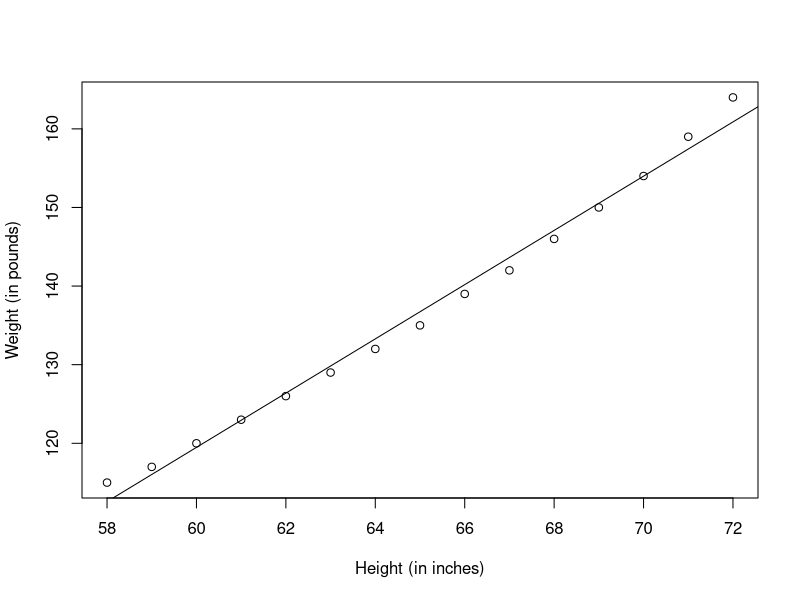
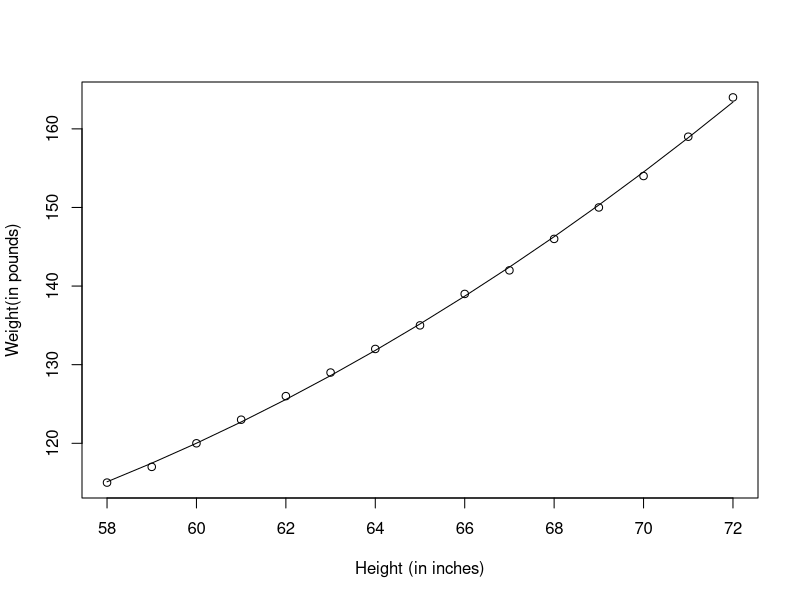
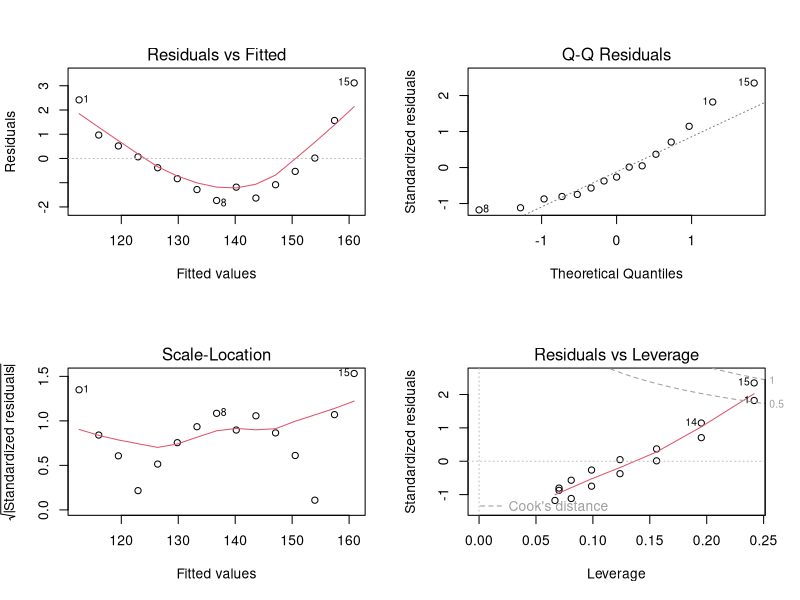
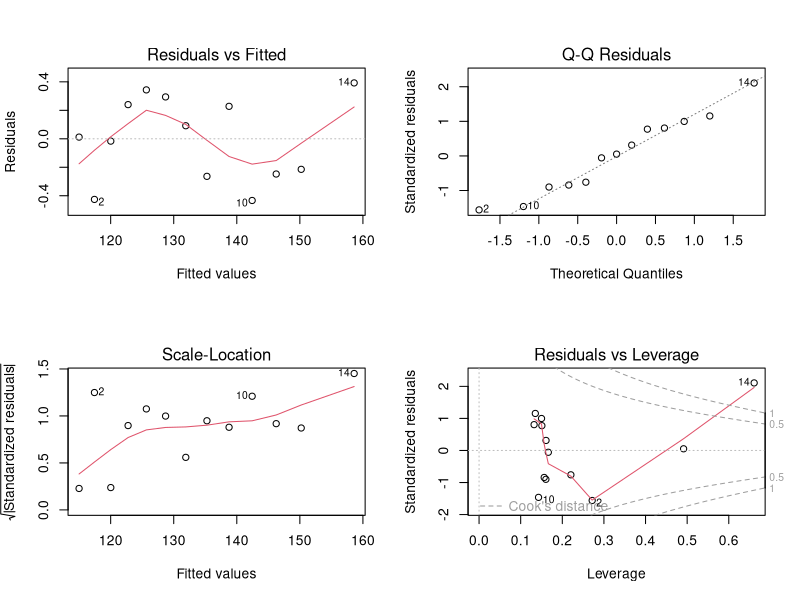
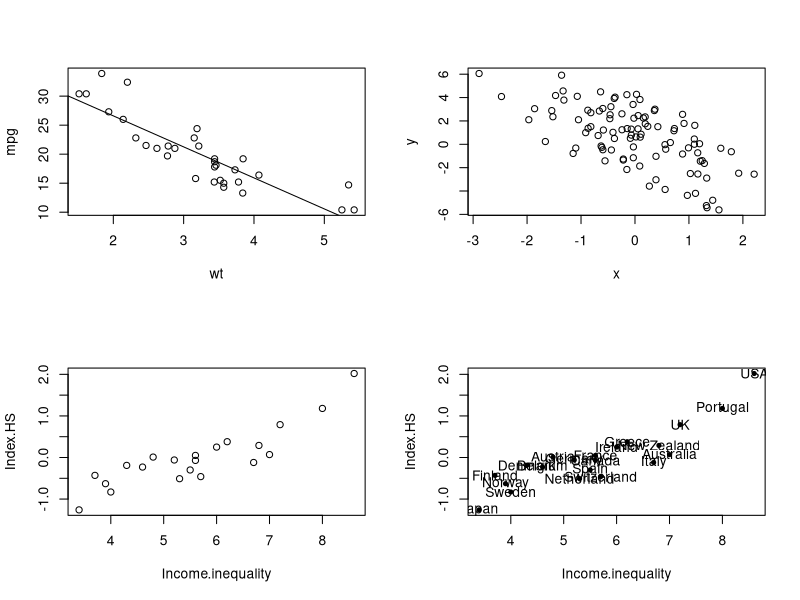
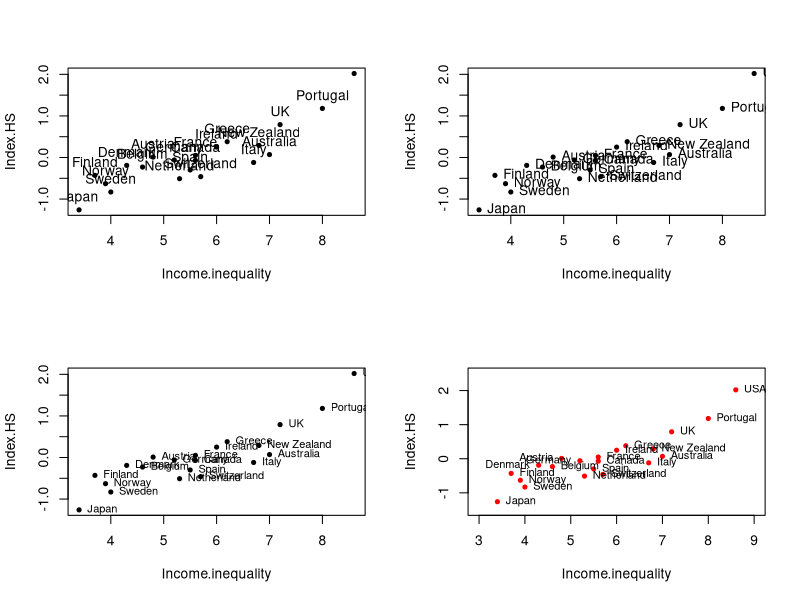
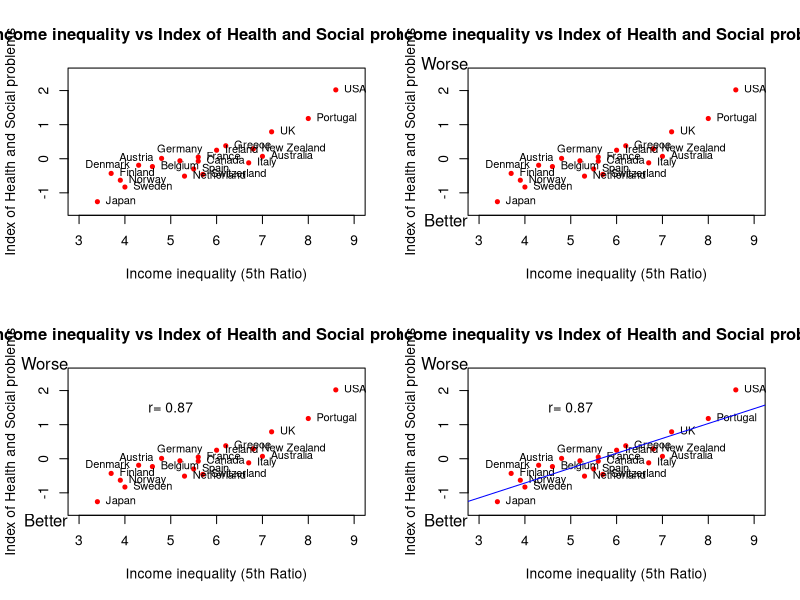

Recreate these plots in R, in order.
## ---- chunk 1

## ---- chunk 2
data("women")
fit <- lm(weight ~ height, data = women)
summary(fit)
## ---- chunk 3
women$weight


## ---- chunk 4

## ---- chunk 5
fitted(fit)
## ---- chunk 6
residuals(fit)
## ---- chunk 7
plot(women$height, women$weight, xlab = "Height (in inches)", ylab = "Weight (in pounds)")
abline(fit)
## ---- chunk 8
fit2 <- lm(weight ~ height + I(height^2), data = women)
summary(fit2)

## ---- chunk 9
plot(women$height,women$weight,xlab="Height (in inches)",ylab="Weight(in pounds)")
lines(women$height,fitted(fit2))
## ---- chunk 10
fit <- lm(weight ~ height, data = women)
par(mfrow = c(2, 2))
plot(fit)

newfit<-lm(weight~height+I(height^2),data=women[-c(13,15),])
par(mfrow=c(2,2))
plot(newfit)
## ---- chunk 11
plot(mpg ~ wt, data = mtcars)
model <- lm(mpg ~ wt, data = mtcars)
# plot(model)
abline(model)
summary(model)
## ---- chunk 12
predict(model, newdata = data.frame(wt = 6))
## ---- chunk 13
x <- rnorm(10)
pnorm(2)
## [1] 0.9772499
x <- rnorm(10, 20, 2)
## ---- chunk 14
set.seed(1)
rnorm(5)
## ---- chunk 15
## Always set your seed!
set.seed(20)
x <- rnorm(100)
e <- rnorm(100, 0, 2)
y <- 0.5 - 2 * x + e
plot(x, y)
## ---- chunk 16

## ---- chunk 17
set.seed(1)
sample(1:10, 4)
sample(1:10, 4)
## [1] 2 7 3 6
## ---- chunk 18
## Doesn't have to be numbers
sample(letters, 5)
## ---- chunk 19
## Do a random permutation
## ---- chunk 20
sample(1:10)
## ---- chunk 21
country <- c("Australia", "Austria", "Belgium","Canada", "Denmark", "Finland","France","Germany",
"Greece","Ireland","Italy","Japan", "Netherland","New Zealand", "Norway", "Portugal", "Spain",
"Sweden","Switzerland","UK","USA")

Income.inequality <- c(7.0,4.8,4.6,5.6,4.3,3.7,5.6,5.2,6.2,6.0,6.7,3.4,5.3,6.8,3.9,8.0,5.5,4.0,5.7,7.2,8.6)
Index.HS <- c(0.07,0.01,-0.23,-0.07,-0.19,-0.43,0.05,-0.06,0.38,0.25,-0.12,-1.26,-0.51,0.29,-0.63,1.18,-0.30,-0.83,-0.46,0.79,2.02)
GDP_WB <- c(45926,47682,43435,45066,45537,30676,39328,46401,26851,49393,35463,36319,48253,37679,65615,28760,33629,45297,59540,40233,54630)

data.21 <- data.frame(country, Income.inequality, Index.HS, GDP_WB)
plot(data.21[c("Income.inequality", "Index.HS")])
## ---- chunk 22
Index_inequality.df<-data.21[c("Income.inequality","Index.HS")]
str(Index_inequality.df)
## 'data.frame': 21 obs. of 2 variables:
## $ Income.inequality: num 7 4.8 4.6 5.6 4.3 3.7 5.6 5.2 6.2 6 ...
## $ Index.HS : num 0.07 0.01 -0.23 -0.07 -0.19 -0.43 0.05 -0.

(country<-data.21[,"country"])
## [1] "Australia" "Austria" "Belgium" "Canada" "Denmark"

(country.2<-data.21["country"])
str(country)
str(country.2)
plot(Index_inequality.df,pch=20)
text(Index_inequality.df,labels=country)
## country
## 1 Australia
## 2 Austria
## 3 Belgium
## 4 Canada
## 5 Denmark

## ---- chunk 23
plot(Index_inequality.df,pch=20)
text(Index_inequality.df,labels=country,pos=3)
## ---- chunk 24
plot(Index_inequality.df,pch=20)
text(Index_inequality.df,labels=country,pos=4)
## ---- chunk 25
plot(Index_inequality.df,pch=20)
text(Index_inequality.df,labels=country,pos=4,cex=0.8)
## ---- chunk 26
text                                                   
which(country %in% c("Austria","Denmark","Germany","Netherland"))
## [1] 2 5 8 13
text.left<-which(country %in% c("Austria","Denmark","Germany","Netherla
nd"))
text.left
## [1] 2 5 8 13
text.right<-setdiff(1:nrow(data.21),text.left)
text.right
## [1] 1 3 4 6 7 9 10 11 12 14 15 16 17 18 19 20 21
pos.text<-ifelse(1:nrow(data.21)%in% text.left,2,4)
plot(Index_inequality.df,pch=20,col="red",xlim=c(3,9),ylim=c(-1.5,2.5))
text(Index_inequality.df,labels=country,pos=pos.text,cex=0.8)
## ---- chunk 27
which(country %in% "Germany")
## [1] 8
text.up<-which(country %in% "Germany")
text.up
## [1] 8
text.left<-setdiff(1:nrow(data.21),c(text.right,text.up))
text.left
## [1] 2 5 13
pos.text<-ifelse(1:nrow(data.21) %in% text.up,3,ifelse(1:nrow(data.21)%in% text.left,2,4))
plot(Index_inequality.df,pch=20,col="red",xlim=c(3,9),ylim=c(-1.5,2.5),
ann=FALSE)
text(Index_inequality.df,labels = country,pos=pos.text,cex=0.8)
main.title<-"Income inequality vs Index of Health and Social problems"
x.lab<-"Income inequality (5th Ratio)"
y.lab<-"Index of Health and Social problems"
title(main=main.title,xlab=x.lab,ylab=y.lab)
## ---- chunk 28
plot(Index_inequality.df,pch=20,col="red",xlim=c(3,9),ylim=c(-1.5,2.5),
ann=FALSE)
text(Index_inequality.df,labels = country,pos=pos.text,cex=0.8)
main.title<-"Income inequality vs Index of Health and Social problems"
x.lab<-"Income inequality (5th Ratio)"
y.lab<-"Index of Health and Social problems"
title(main=main.title,xlab=x.lab,ylab=y.lab)
mtext(c("Better","Worse"),side=2,at=c(-1.8,2.8),las=1)
## ---- chunk 29
plot(Index_inequality.df,pch=20,col="red",xlim=c(3,9),ylim=c(-1.5,2.5),
ann=FALSE)
text(Index_inequality.df,labels = country,pos=pos.text,cex=0.8)
main.title<-"Income inequality vs Index of Health and Social problems"
x.lab<-"Income inequality (5th Ratio)"
y.lab<-"Index of Health and Social problems"
title(main=main.title,xlab=x.lab,ylab=y.lab)
mtext(c("Better","Worse"),side=2,at=c(-1.8,2.8),las=1)
text(x=5,y=1.5,labels=paste("r=",round(cor(Index_inequality.df[1],Index_inequality.df[2]),digits=2)))
## ---- chunk 30
plot(Index_inequality.df,pch=20,col="red",xlim=c(3,9),ylim=c(-1.5,2.5),
ann=FALSE)
text(Index_inequality.df,labels = country,pos=pos.text,cex=0.8)
main.title<-"Income inequality vs Index of Health and Social problems"
x.lab<-"Income inequality (5th Ratio)"
y.lab<-"Index of Health and Social problems"
title(main=main.title,xlab=x.lab,ylab=y.lab)
mtext(c("Better","Worse"),side=2,at=c(-1.8,2.8),las=1)
text(x=5,y=1.5,labels=paste("r=",round(cor(Index_inequality.df[1],Index_inequality.df[2]),digits=2)))
lm.ineq<-lm(Index.HS~Income.inequality,data=Index_inequality.df)
abline(lm.ineq$coef,col="blue")
## ---- chunk 31
rm(list=ls(all=TRUE))
###set.seed(1002)
n <-30 ## number of observations
M <- 1 ## number of pathways
p<-5
z <- matrix(runif(n * p, 0, 1), nrow=n, ncol=p)
x <- 3*cos(z[, 1]) + 2*rnorm(n)
x<-as.matrix(x)
beta.true <- rep(1,ncol(x))
## pathway-response function
hfun1 <- function(zvec) (10*cos(zvec[1]) - 15*(zvec[2])^2+10*exp(-zvec
[3])*zvec[4]-8*sin(zvec[5])*cos(zvec[3])+20*(zvec[1]*zvec[5]))
h1 <- apply(z, 1, hfun1) ## only depends on z1,z2,z3,z4,z5
eps <- rnorm(n)
y <-x * beta.true + h1+ eps
